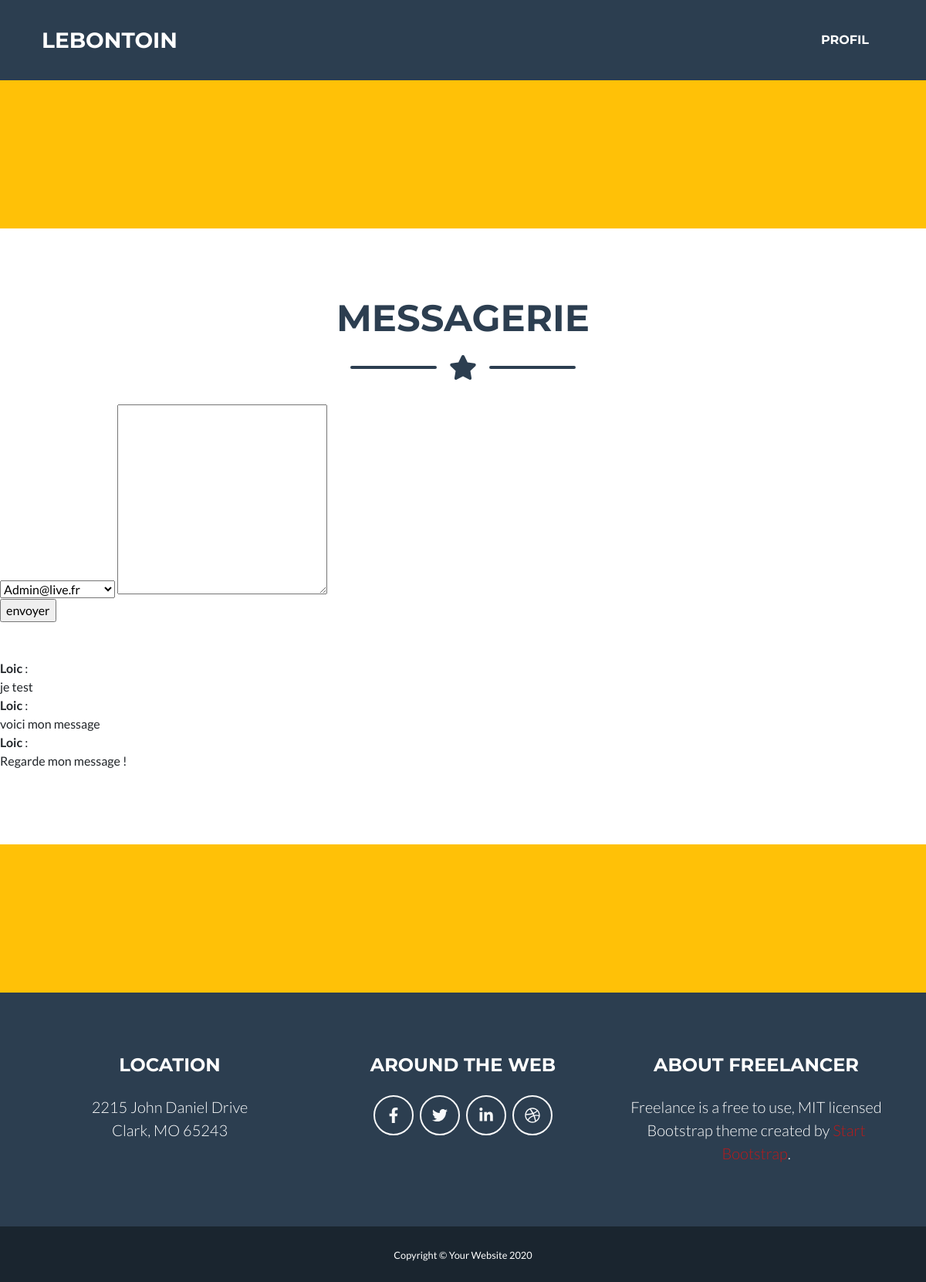
/messagerie.php (signed in), run on the app's committed database.
### tables this page shows
CREATE TABLE `message` (
  `id_message` int(11) NOT NULL,
  `id_expediteur` int(11) NOT NULL,
  `id_destinataire` int(11) NOT NULL,
  `message` text NOT NULL
);

CREATE TABLE `user` (
  `id_user` int(11) NOT NULL,
  `nom` varchar(100) NOT NULL,
  `prenom` varchar(100) NOT NULL,
  `email` varchar(100) NOT NULL,
  `password` varchar(100) NOT NULL,
  `photo` varchar(100) DEFAULT NULL
);

### messagerie.php (the view, shortened to what this page needs)
<?php
include("config.php");
if(isset($_SESSION['id']) AND !empty($_SESSION['id']))
{
        $destinataire = $bdd->query('SELECT email FROM user');
?>
<!DOCTYPE html>
<html lang="en">
    <head>
        <link href="css/style4.css" rel="stylesheet" />
    </head>
    <body id="page-top">
        <nav class="navbar navbar-expand-lg bg-secondary text-uppercase fixed-top" id="mainNav">
            <div class="container">
            <a class="navbar-brand js-scroll-trigger" href="index.php">Lebontoin</a>
                <div class="collapse navbar-collapse" id="navbarResponsive">
                    <ul class="navbar-nav ml-auto">
                        <li class="nav-item mx-0 mx-lg-1"><a class="nav-link py-3 px-0 px-lg-3 rounded js-scroll-trigger" href="profil.php?id=<?php echo $_SESSION['id'] ?>">Profil</a></li>
                    </ul>
                </div>
            </div>
        </nav>
        <header class="masthead bg-warning text-white text-center">
        </header>
        <section class="page-section portfolio" id="portfolio">
        <div class="container">
                <h2 class="page-section-heading text-center text-uppercase text-secondary mb-0">Messagerie</h2>
                <div class="divider-custom">
                    <div class="divider-custom-line"></div>
                    <div class="divider-custom-icon"><i class="fas fa-star"></i></div>
                    <div class="divider-custom-line"></div>
                </div>
            </div>
            <form method="POST" action="">
                <?php
                if($_SESSION['id'] == 1)
                {
                ?>
                <select name="destinataire" id="">
                <?php while($d = $destinataire->fetch())
                { ?>
                <option value="<?php echo $d['email'] ?>"><?php echo $d['email'] ?></option>
                <?php
                } ?>
                </select>
                <?php
                }
                ?>
                <textarea name="message" id="" cols="30" rows="10"></textarea>
                <br>
                <input type="submit" value="envoyer" name="envoi_message">
            </form>
            <br><br>
            <?php
            $msg = $bdd->prepare('SELECT * FROM message WHERE id_destinataire = ?');
            $msg->execute(array($_SESSION['id']));
            while($m = $msg->fetch())
            {
                $p_exp = $bdd->prepare('SELECT prenom FROM user WHERE id_user = ?');
                $p_exp->execute(array($m['id_expediteur']));
                $p_exp = $p_exp->fetch();
                $p_exp = $p_exp['prenom'];
            ?>
            <b><?= $p_exp ?></b> : <br>
            <?= $m['message'] ?><br>
            <?php
            }
            ?>
        </section>
        <section class="page-section bg-warning text-white mb-0" id="about">
        </section>
        <footer class="footer text-center">
            <div class="container">
                <div class="row">
                    <div class="col-lg-4 mb-5 mb-lg-0">
                        <h4 class="text-uppercase mb-4">Location</h4>
                        <p class="lead mb-0">2215 John Daniel Drive<br />Clark, MO 65243</p>
                    </div>
                    <div class="col-lg-4 mb-5 mb-lg-0">
                        <h4 class="text-uppercase mb-4">Around the Web</h4>
                        <a class="btn btn-outline-light btn-social mx-1" href="#!"><i class="fab fa-fw fa-facebook-f"></i></a><a class="btn btn-outline-light btn-social mx-1" href="#!"><i class="fab fa-fw fa-twitter"></i></a><a class="btn btn-outline-light btn-social mx-1" href="#!"><i class="fab fa-fw fa-linkedin-in"></i></a><a class="btn btn-outline-light btn-social mx-1" href="#!"><i class="fab fa-fw fa-dribbble"></i></a>
                    </div>
                    <div class="col-lg-4">
                        <h4 class="text-uppercase mb-4">About Freelancer</h4>
                        <p class="lead mb-0">Freelance is a free to use, MIT licensed Bootstrap theme created by <a href="http://startbootstrap.com">Start Bootstrap</a>.</p>
                    </div>
                </div>
            </div>
        </footer>
        <div class="copyright py-4 text-center text-white">
            <div class="container"><small>Copyright © Your Website 2020</small></div>
        </div>
    </body>
</html>
<?php
}
?>

### data on the page
message: user.prenom "Loic", message "je test"
message: user.prenom "Loic", message "voici mon message"
message: user.prenom "Loic", message "Regarde mon message !"

### other printed values
form field destinataire "Admin@live.fr"
